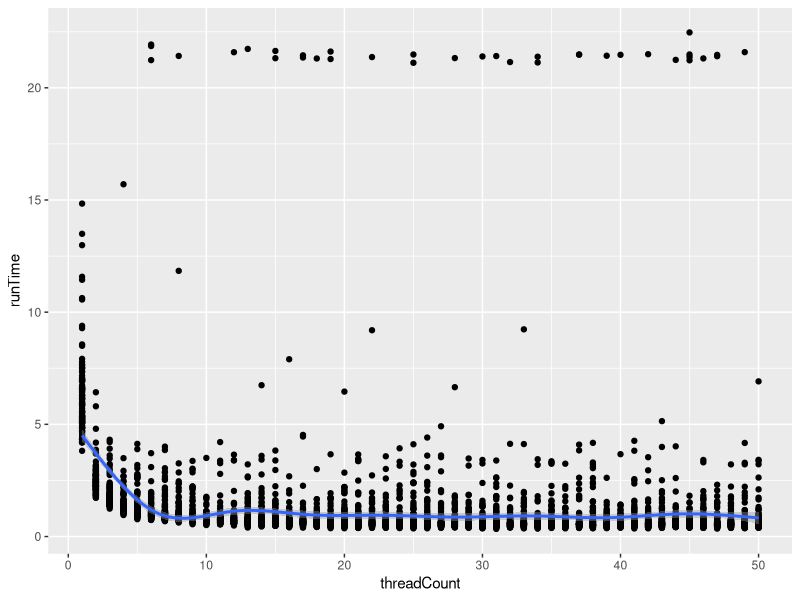
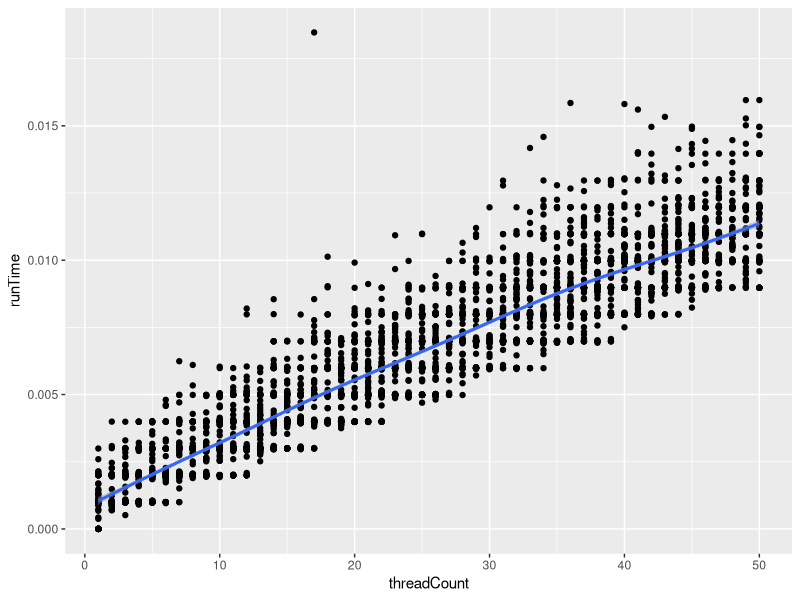
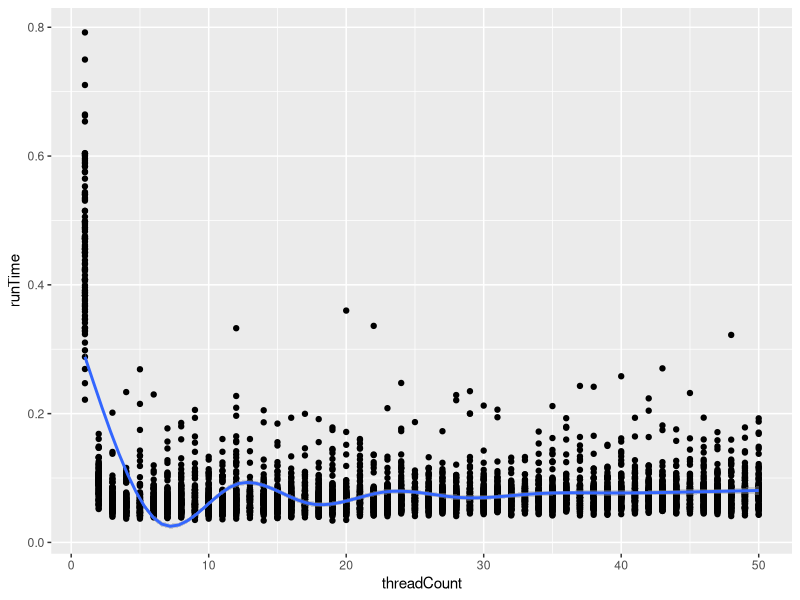

The R script that drew these images, in order: (Note: this script raises an error after producing the figures.)
library("ggplot2")

setwd("C:/Users/Michael/Projects/ThreadOptimizer")

compDat = read.csv("compThreadTestMaster.csv", header=T)
urlDat = read.csv("urlThreadTestMaster.csv", header=T)
rwDat = read.csv("readWriteThreadTestMaster.csv", header=T)

ggplot(urlDat, aes(threadCount, runTime)) + geom_point() + geom_smooth()
ggplot(compDat, aes(threadCount, runTime)) + geom_point() + geom_smooth()
ggplot(rwDat, aes(threadCount, runTime)) + geom_point() + geom_smooth()

dat1 = dat[ which(dat$threadCount==1 | dat$threadCount==2), ]
dat1$threadCount = as.factor((dat1$threadCount))

dat2 = dat[ which(dat$threadCount==2 | dat$threadCount==3), ]
dat2$threadCount = as.factor((dat2$threadCount))

dat3 = dat[ which(dat$threadCount==3 | dat$threadCount==4), ]
dat3$threadCount = as.factor((dat3$threadCount))

dat4 = dat[ which(dat$threadCount==4 | dat$threadCount==5), ]
dat4$threadCount = as.factor((dat4$threadCount))

dat5 = dat[ which(dat$threadCount==5 | dat$threadCount==6), ]
dat5$threadCount = as.factor((dat5$threadCount))

m1 = glm(threadCount ~ runTime, data = dat1, family = "binomial")
m2 = glm(threadCount ~ runTime, data = dat2, family = "binomial")
m3 = glm(threadCount ~ runTime, data = dat3, family = "binomial")
m4 = glm(threadCount ~ runTime, data = dat4, family = "binomial")
m5 = glm(threadCount ~ runTime, data = dat5, family = "binomial")

summary(m1)
summary(m2)
summary(m3)
summary(m4)
summary(m5)